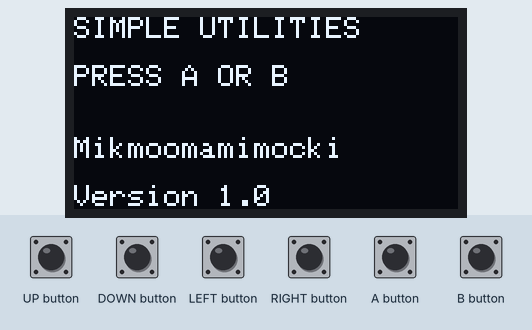
Bench run of a sketch on a simulated Arduboy, built with avr-gcc and run on an emulated ATmega32U4. Parts: 128×64 one-colour display. The inputs (shaded band) are chosen by the test bench. Random numbers use the default seed unless the sketch sets one.

Above: at 1.2 s.
1.3 s: A button pressed for 0.15 s
At 2.4 s:
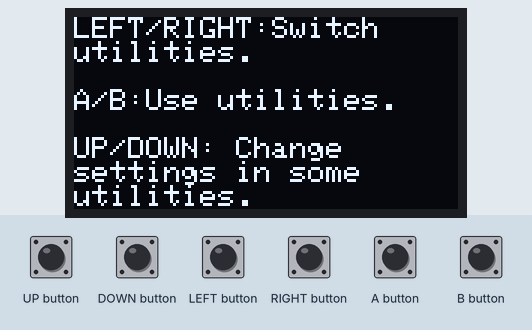
2.9 s: LEFT button pressed for 0.15 s
At 4.0 s:
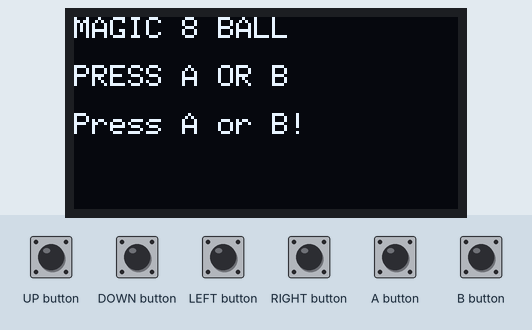
4.5 s: B button pressed for 0.15 s
At 5.4 s:
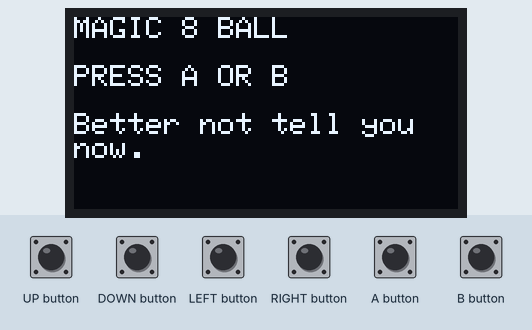
6.1 s: LEFT button pressed for 1 s
At 6.6 s:
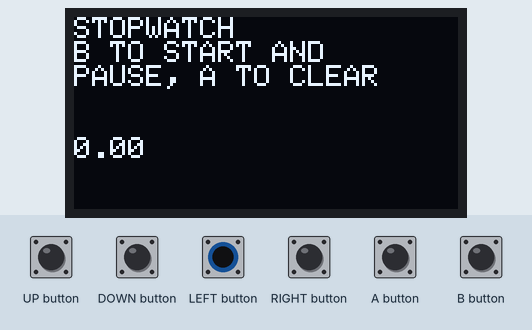
8.6 s: LEFT button pressed for 0.15 s
At 9.1 s:
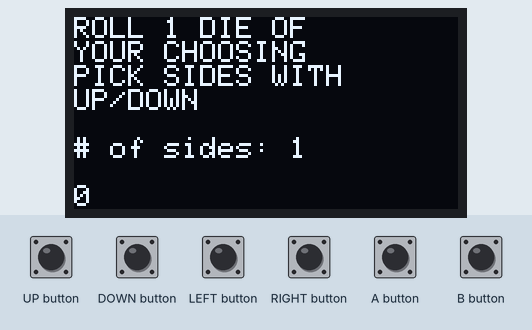
10.2 s: LEFT button pressed for 0.15 s
At 10.7 s:
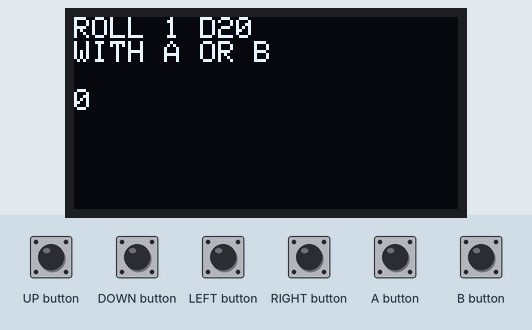
Timing chart, 0 to 12.8 s (numbered marks = the images above; inputs shaded):
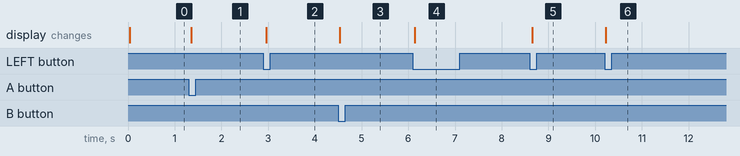

The sketch:

null.ino
```cpp
#include <Arduboy2.h>

Arduboy2 arduboy;

int gameState = 0;

//6 sided dice variables
int die1_6 = 0;
int die2_6 = 0;
//d20 variables
int d20 = 0;
//custom dice variables
int customDieSides=1;
int customDieResult=0;
//Stopwatch variables
int stopwatchCounter = 0;
bool stopwatchEnabled = false;
//Magic 8 ball variables
int magic8ballnumber = 0;

void setup()
{
  arduboy.begin();
  arduboy.clear();

  arduboy.setFrameRate(60);
}

void loop()
{

  if(!arduboy.nextFrame())
  {
    return;
  }

  arduboy.clear();

  arduboy.pollButtons();

  if(stopwatchEnabled)
  {
    stopwatchCounter++;
  }

  switch(gameState)
  {
    case 0:
      title();
      if(pressedButton())
      {
        arduboy.initRandomSeed();
        gameState = 1;
      }
      break;
    case 1:
      info();
      if(arduboy.justPressed(LEFT_BUTTON))
      {
        gameState = 6;
      }
      if(arduboy.justPressed(RIGHT_BUTTON))
      {
        gameState++;
      }
      break;
    case 2:
      dice_2_6();
      standardStateChange();
      break;
    case 3:
      dice_1_20();
      standardStateChange();
      break;
    case 4:
      custom_dice();
      standardStateChange();
      break;
    case 5:
      stopwatch();
      standardStateChange();
      break;
    case 6:
      magic8ball();
      if(arduboy.justPressed(LEFT_BUTTON))
      {
        gameState--;
      }
      if(arduboy.justPressed(RIGHT_BUTTON))
      {
        gameState = 1;
      }
      break;
  }
  arduboy.display();
}

void title()
{
  arduboy.print("SIMPLE UTILITIES\n\nPRESS A OR B\n\n\n");
  arduboy.print("Mikmoomamimocki");
  arduboy.print("\n\nVersion ");
  arduboy.print("1.0");
}

void info()
{
  arduboy.print("LEFT/RIGHT:Switch\nutilities.\n\nA/B:Use utilities.\n\nUP/DOWN: Change \nsettings in some \nutilities.");
}

void dice_2_6()
{
  arduboy.print("ROLL 2 6-SIDE DICE \nWITH A OR B\n\n");
  arduboy.print(die1_6);
  arduboy.print("\n\n");
  arduboy.print(die2_6);
  arduboy.print("\n\nSum:");
  arduboy.print(die1_6+die2_6);
  if(pressedButton())
  {
    die1_6 = random(1,7);
    die2_6 = random(1,7);
  }
}

void dice_1_20()
{
  arduboy.print("ROLL 1 D20\nWITH A OR B\n\n");
  arduboy.print(d20);
  if(pressedButton())
  {
    d20 = random(1,21);
  }
}

void custom_dice()
{
  arduboy.print("ROLL 1 DIE OF \nYOUR CHOOSING\nPICK SIDES WITH \nUP/DOWN\n\n");
  arduboy.print("# of sides: ");
  arduboy.print(customDieSides);
  arduboy.print("\n\n");
  arduboy.print(customDieResult);
  if(arduboy.justPressed(UP_BUTTON))
  {
    customDieSides++;
  }
  if(arduboy.justPressed(DOWN_BUTTON))
  {
    customDieSides--;
  }
  if(pressedButton())
  {
    customDieResult = random(1,customDieSides+1);
  }
  if(customDieSides<1)
  {
    customDieSides = 1;
  }
}

void stopwatch()
{
  arduboy.print("STOPWATCH\nB TO START AND \nPAUSE, A TO CLEAR\n\n\n");
  arduboy.print(stopwatchCounter/60.0);
  if(arduboy.justPressed(B_BUTTON))
  {
    if(stopwatchEnabled)
    {
      stopwatchEnabled = false;
    }
    else
    {
      stopwatchEnabled = true;
    }
  }
  if(arduboy.justPressed(A_BUTTON))
  {
    stopwatchEnabled = false;
    stopwatchCounter = 0;
  }
}

void magic8ball()
{
  arduboy.print("MAGIC 8 BALL\n\nPRESS A OR B\n\n");

  if(magic8ballnumber == 0)
  {
    arduboy.print("Press A or B!");
  }
  if(magic8ballnumber == 1)
  {
    arduboy.print("It is certain.");
  }
  if(magic8ballnumber == 2)
  {
    arduboy.print("It is decidedly so.");
  }
  if(magic8ballnumber == 3)
  {
    arduboy.print("Without a doubt.");
  }
  if(magic8ballnumber == 4)
  {
    arduboy.print("Yes definitely.");
  }
  if(magic8ballnumber == 5)
  {
    arduboy.print("You may rely on it.");
  }
  if(magic8ballnumber == 6)
  {
    arduboy.print("As I see it, yes.");
  }
  if(magic8ballnumber == 7)
  {
    arduboy.print("Most likely.");
  }
  if(magic8ballnumber == 8)
  {
    arduboy.print("Outlook good.");
  }
  if(magic8ballnumber == 9)
  {
    arduboy.print("Yes.");
  }
  if(magic8ballnumber == 10)
  {
    arduboy.print("Signs point to yes.");
  }
  if(magic8ballnumber == 11)
  {
    arduboy.print("Reply hazy, try again.");
  }
  if(magic8ballnumber == 12)
  {
    arduboy.print("Ask again later.");
  }
  if(magic8ballnumber == 13)
  {
    arduboy.print("Better not tell you \nnow.");
  }
  if(magic8ballnumber == 14)
  {
    arduboy.print("Cannot predict now.");
  }
  if(magic8ballnumber == 15)
  {
    arduboy.print("Concentrate and ask \nagain.");
  }
  if(magic8ballnumber == 16)
  {
    arduboy.print("Don't count on it.");
  }
  if(magic8ballnumber == 17)
  {
    arduboy.print("My reply is no.");
  }
  if(magic8ballnumber == 18)
  {
    arduboy.print("My sources say no.");
  }
  if(magic8ballnumber == 19)
  {
    arduboy.print("Outlook not so good.");
  }
  if(magic8ballnumber == 20)
  {
    arduboy.print("Very doubtful.");
  }


  if(pressedButton())
  {
    magic8ballnumber = random(1,21);
  }
}

void standardStateChange()
{
  if(arduboy.justPressed(LEFT_BUTTON))
  {
    gameState--;
  }
  if(arduboy.justPressed(RIGHT_BUTTON))
  {
    gameState++;
  }
}

bool pressedButton()
{
  if(arduboy.justPressed(A_BUTTON)||arduboy.justPressed(B_BUTTON))
  {
    return true;
  }
  else
  {
    return false;
  }
}
```

Measured:
- after the input at 1.3 s, the display: changes after 0.05 s (image 1)
- after the input at 2.9 s, the display: changes after 0.06 s (image 2)
- after the input at 4.5 s, the display: changes at once (image 3)
- after the input at 6.1 s, the display: changes at once (image 4)
- after the input at 8.6 s, the display: changes after 0.05 s (image 5)
- after the input at 10.2 s, the display: changes at once (image 6)
